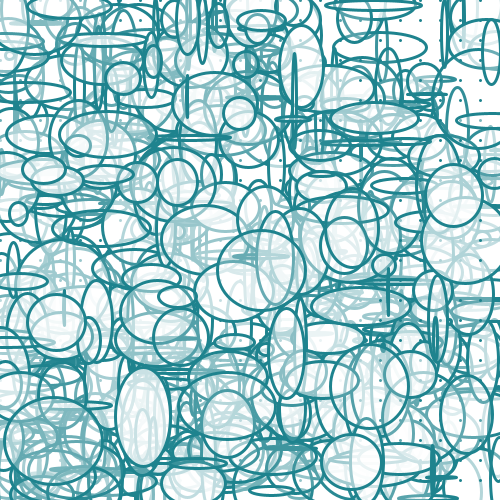
Frame 1 (no input)
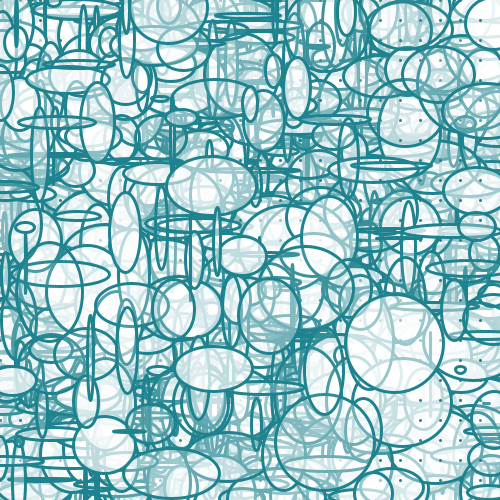
Frame 60 (the mouse pressed at the canvas centre just before this capture)
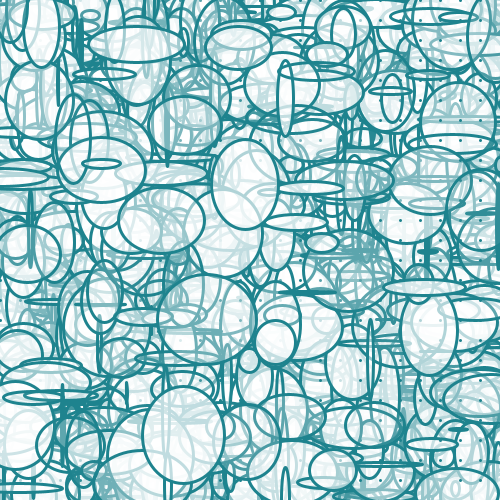
Frame 120 (the mouse held since frame 60 and released just before this capture)

The Processing sketch that drew these frames (run headless with seeded random() and noise(); from frame 60 on, the mouse is pressed at the canvas centre):

// Processing sketch: processing_3640
// ── processing_3640.pde



void setup (){
background (255,80);
size (500,500);
stroke(#4A938C);
smooth ();
}

void draw (){
for(int i=0; i<500; i=i+20) { // determinación de valores que variarán para la creación de una grilla de puntos
  for(int j=0; j<500; j=j+20) {
    stroke (30,131,142);
    strokeWeight (3);
    point(i, j);
    
    
    
  beginShape(); 
    ellipse(random (500), random (500), random (100), random (100)); // se usa random para crear valores al azar que crean las elipses
   stroke (256,10);
    fill (255,random (200) );// se agrega transparencia al color inicial
    endShape(); 
} 
 

  }
}
